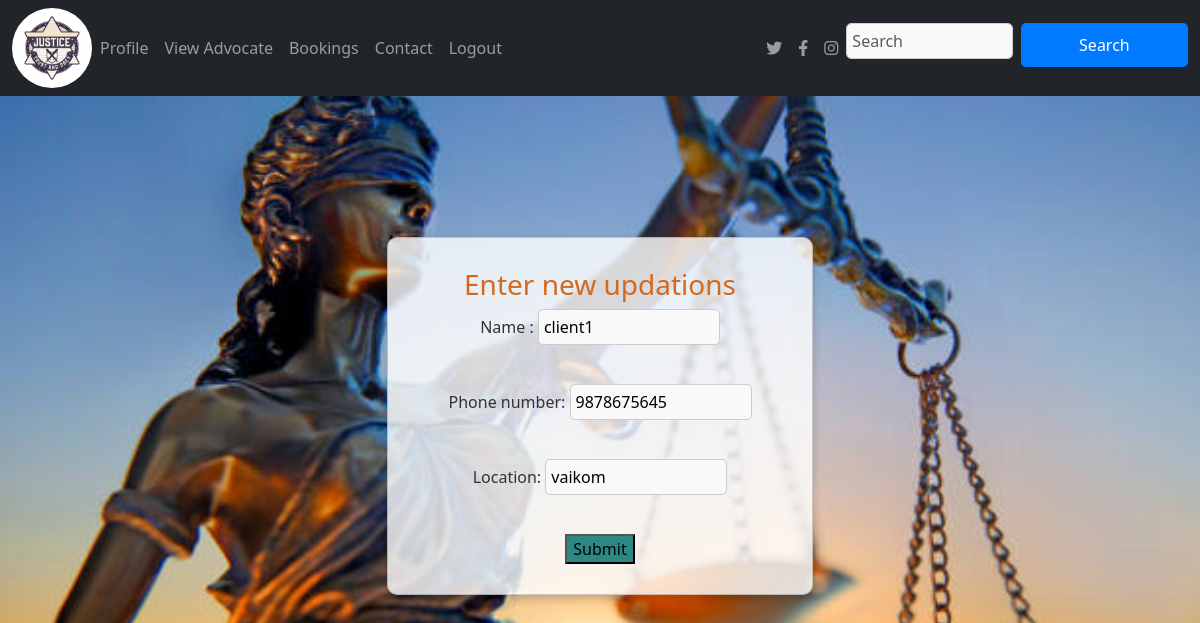
The app's page /updateclientprofile (signed in) with its own data.
### app/models.py (models this page shows, shortened)
class Client(models.Model):
    Email = models.EmailField(unique=True)
    username = models.TextField()
    phonenumber = models.IntegerField()
    password = models.TextField()
    location= models.TextField()

### app/views.py (the view, shortened to what this page needs)
# urls.py: path('updateclientprofile',views.updateclientprofile),
def updateclientprofile(req):
    if 'user' in req.session:
        try:
            data = Client.objects.get(Email=req.session['user'])
        except Client.DoesNotExist:
            return redirect(login)
        return render(req, 'Client/updateclientprofile.html', {'data': data})
    else:
        return redirect(login)

### template/Client/updateclientprofile.html (shortened to what this page needs)
<!DOCTYPE html>
<html lang="en">
<head>
  <link href="https://cdn.jsdelivr.net/npm/bootstrap@5.3.3/dist/css/bootstrap.min.css" rel="stylesheet">
  <link href="https://cdnjs.cloudflare.com/ajax/libs/font-awesome/6.0.0-beta3/css/all.min.css" rel="stylesheet">
</head>
<body>
<nav class="navbar navbar-expand-sm navbar-dark bg-dark">
  <div class="container-fluid">
    <a href="../clienthome" class="logo">
        <img src="static/1000_F_153564985_MLVK4XbezrFZnuAg5mlncjcQp82GaNcn.jpg" class="rounded-circle" alt="logo" width="80px">
    </a>
    <div class="collapse navbar-collapse" id="mynavbar">
      <ul class="navbar-nav me-auto">
        <li class="nav-item">
          <a class="nav-link" href="../clientprofile">Profile</a>
        </li>
        <li class="nav-item">
          <a class="nav-link" href="../viewadvocates">View Advocate</a>
        </li>
        <li class="nav-item">
          <a class="nav-link" href="../bookings">Bookings</a>
        </li>
        <li class="nav-item">
            <a class="nav-link" href="../contact">Contact</a>
        </li>
        <li class="nav-item">
            <a class="nav-link" href="../logout">Logout</a>
        </li>
      </ul>
      <ul class="navbar-nav d-flex">
        <li class="nav-item">
          <a class="nav-link" href="https://twitter.com" target="_blank">
            <i class="fab fa-twitter"></i>
          </a>
        </li>
        <li class="nav-item">
          <a class="nav-link" href="https://facebook.com" target="_blank">
            <i class="fab fa-facebook-f"></i>
          </a>
        </li>
        <li class="nav-item">
          <a class="nav-link" href="https://instagram.com" target="_blank">
            <i class="fab fa-instagram"></i>
          </a>
        </li>
      </ul>
      <form class="d-flex">
        <input class="form-control me-2" type="text" placeholder="Search">
        <button class="btn btn-primary" type="button">Search</button>
      </form>
    </div>
  </div>
</nav>
<div class="form-container">
    <div class="card">
        <form action="" method="post">
            <h3>Enter new updations</h3>
            <label for="username">Name :</label>
            <input type="text" name="username" value="{{data.username}}" placeholder="Enter your name"><br><br>
            <label for="phonenumber">Phone number:</label>
            <input type="number" name="phonenumber" value="{{data.phonenumber}}" placeholder="Enter your phone number">
            <br><br>
            <label for="location">Location:</label>
            <input type="text" name="location" value="{{data.location}}" placeholder="Enter your location"><br><br>
            <input class="btn-secondary" type="submit" value="Submit"><br>
        </form>
    </div>
</div>
</body>
</html>

### template/Client/updateclientprofile.html (style rules this page uses)
body { background-image: url('static/istockphoto-1401548921-612x612.jpg'); background-size: cover; background-position: center; min-height: 100vh; display: flex; flex-direction: column; }
nav { z-index: 1200; }
.form-container { display: flex; justify-content: center; align-items: center; min-height: 80vh; padding: 20px; }
.card { box-shadow: 0 4px 8px rgba(0, 0, 0, 0.2); max-width: 500px; background-color: rgba(255, 255, 255, 0.8); border-radius: 10px; padding: 30px; text-align: center; }
h3 { text-align: center; color: chocolate; }
label { color: #333; font-size: 16px; margin-bottom: 8px; }
input[type="text"], input[type="number"] { width: 50%; padding: 5px; margin-bottom: 15px; border: 1px solid #ccc; border-radius: 5px; background-color: #f9f9f9; }
.btn-primary { background-color: #007bff; border: none; padding: 10px 20px; color: white; font-size: 16px; border-radius: 5px; width:50%; height:50%; }
.btn-secondary { background-color: rgb(44, 136, 131); }

### records on screen
Client: username "client1", phonenumber "9878675645", location "vaikom"
